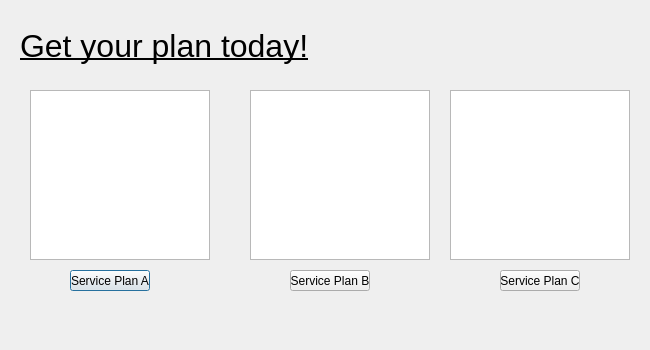
<?xml version="1.0" encoding="UTF-8"?>
<ui version="4.0">
 <class>Buy</class>
 <widget class="QDialog" name="Buy">
  <property name="geometry">
   <rect>
    <x>0</x>
    <y>0</y>
    <width>650</width>
    <height>350</height>
   </rect>
  </property>
  <property name="windowTitle">
   <string>Dialog</string>
  </property>
  <widget class="QPushButton" name="pushButton">
   <property name="geometry">
    <rect>
     <x>70</x>
     <y>270</y>
     <width>80</width>
     <height>21</height>
    </rect>
   </property>
   <property name="text">
    <string>Service Plan A</string>
   </property>
  </widget>
  <widget class="QPushButton" name="pushButton_2">
   <property name="geometry">
    <rect>
     <x>290</x>
     <y>270</y>
     <width>80</width>
     <height>21</height>
    </rect>
   </property>
   <property name="text">
    <string>Service Plan B</string>
   </property>
  </widget>
  <widget class="QPushButton" name="pushButton_3">
   <property name="geometry">
    <rect>
     <x>500</x>
     <y>270</y>
     <width>80</width>
     <height>21</height>
    </rect>
   </property>
   <property name="text">
    <string>Service Plan C</string>
   </property>
  </widget>
  <widget class="QLabel" name="label">
   <property name="geometry">
    <rect>
     <x>20</x>
     <y>20</y>
     <width>501</width>
     <height>51</height>
    </rect>
   </property>
   <property name="font">
    <font>
     <pointsize>24</pointsize>
     <underline>true</underline>
    </font>
   </property>
   <property name="text">
    <string>Get your plan today!</string>
   </property>
  </widget>
  <widget class="QTextBrowser" name="textBrowser">
   <property name="geometry">
    <rect>
     <x>30</x>
     <y>90</y>
     <width>180</width>
     <height>170</height>
    </rect>
   </property>
  </widget>
  <widget class="QTextBrowser" name="textBrowser_2">
   <property name="geometry">
    <rect>
     <x>250</x>
     <y>90</y>
     <width>180</width>
     <height>170</height>
    </rect>
   </property>
  </widget>
  <widget class="QTextBrowser" name="textBrowser_3">
   <property name="geometry">
    <rect>
     <x>450</x>
     <y>90</y>
     <width>180</width>
     <height>170</height>
    </rect>
   </property>
  </widget>
 </widget>
 <resources/>
 <connections/>
</ui>
